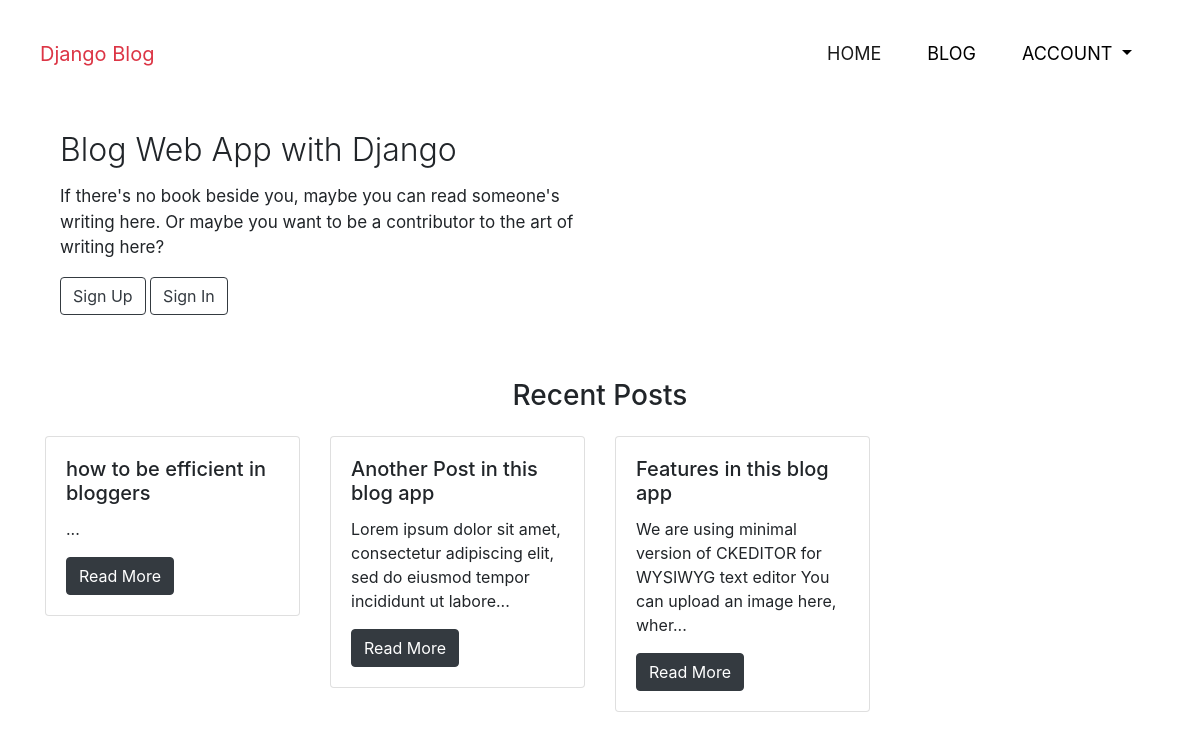
The page / on the database its author committed.
### posts/models.py (models this page shows, shortened)
class Post(models.Model):
    created_at = models.DateField(auto_now_add=True)
    author = models.ForeignKey(User, on_delete=models.CASCADE)
    body_text = models.TextField()
    title = models.CharField(max_length=50)
    slug = models.SlugField(unique=True, default='', editable=False)
    img = models.ImageField(upload_to='images')
    edit_permission = models.IntegerField(choices=PERMISSION_CHOICES, default=1)
    categories = models.ManyToManyField(Category, default='uncategorized')
    class Meta:
        ordering = ('created_at',)

### django_blog/urls.py (the view)
# urls.py: path('', index_page, name='index_page'),
def index_page(request):
    return render(request, 'main/index.html')

### posts/templatetags/post_tags.py (called while the page is built)
@register.simple_tag(takes_context=True)
def recent_posts(context):
    return Post.objects.all().order_by('-created_at')[0:5]

@register.filter(name='short_description')
def short_description(value, l=200):
    return ' '.join(re.findall('<p>([\w\d\s\,\.\-]+)</p>', value))[0:int(l)]

### django_blog/templates/main/index.html (shortened to what this page needs)
{% extends 'main/base.html' %}
{% block content %}
{% include 'main/utils/navbar.html' %}
{% load post_tags %}
<div class="row d-flex">
    <div class="container">
        <div class="col-lg-6 mt-4 hero">
            <h2 style="font-weight: 300;">Blog Web App with Django</h2>
            <p class='text-opening'>
                    If there's no book beside you, maybe you can read someone's writing here. Or maybe you want to be a contributor to the art of writing here?
            </p>
            <p class="mt-2">
                <a href="{% url 'account:register_page' %}" class="btn btn-outline-dark">Sign Up</a>
                <a href="{% url 'account:login_page' %}" class="btn btn-outline-dark">Sign In</a>
            </p>
        </div>
    </div>
</div>
<div class="mt-5 d-flex justify-content-center mb-3">
    <h3 class="justify-content-center">Recent Posts</h3>
</div>
<div class="container">
    <div class="row d-flex">
        {% recent_posts as recent %}
        {% for recents in recent %}
        <div class="col-lg-3 mb-3">
            <div class="card">
                <div class="card-body">
                <h5 class="card-title">{{recents.title}}</h5>
                <p class="card-text">{{recents.body_text|short_description:"99"}}...</p>
                <a href="{% url 'blog:detail_blog' recents.slug %}" class="btn btn-dark">Read More</a>
                </div>
            </div>
        </div>
        {% endfor %}
    </div>
</div>
{% endblock %}

### django_blog/static/main/css/styles.css (style rules this page uses)
.text-opening { margin-top: 15px; font-size: 17px; line-height: 1.5; }

### rows shown on the page
Post: title "how to be efficient in bloggers"
Post: title "Another Post in this blog app", body_text|short_description "Lorem ipsum dolor sit amet, consectetur adipiscing elit, sed do eiusmod tempor incididunt ut labore"
Post: title "Features in this blog app", body_text|short_description "We are using minimal version of CKEDITOR for WYSIWYG text editor You can upload an image here, wher"
